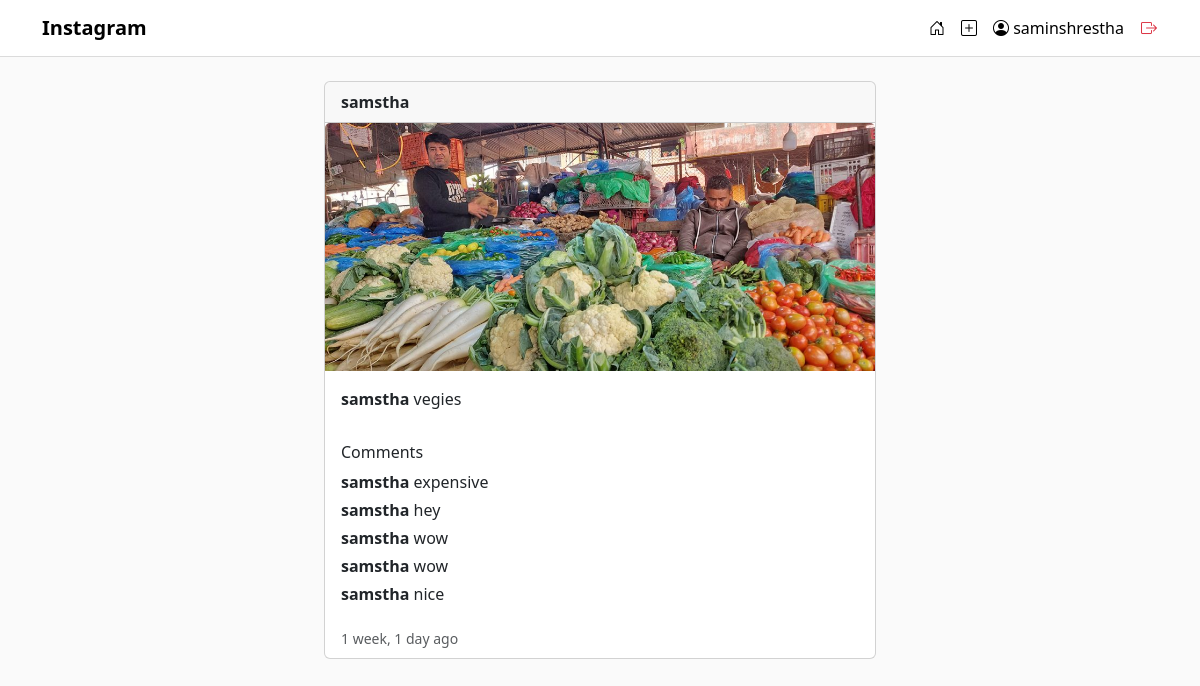
/post/6/ (signed in), run on the app's committed database.
### insta_app/models.py (models this page shows, shortened)
class Post(models.Model):
    user = models.ForeignKey(User, on_delete=models.CASCADE)
    image = models.ImageField(upload_to='posts/')
    caption = models.TextField(blank=True)
    created_at = models.DateTimeField(auto_now_add=True)
    likes = models.ManyToManyField(
        User,
        related_name='liked_posts',
        blank=True
    )
    class Meta:
        ordering = ['-created_at']

class Comment(models.Model):
    user = models.ForeignKey(User, on_delete=models.CASCADE)
    post = models.ForeignKey(Post, on_delete=models.CASCADE)
    text = models.TextField()
    created_at = models.DateTimeField(auto_now_add=True)

### insta_app/views.py (the view)
# urls.py: path('post/<int:pk>/', PostDetailView.as_view(), name='post_detail'),
class PostDetailView(DetailView):
    model = Post
    template_name = "post/post_detail.html"
    context_object_name = "post"

### templates/post/post_detail.html (shortened to what this page needs)
{% extends "base.html" %}
{% block content %}
<div class="container mt-4" style="max-width: 600px;">
    <div class="card">
        <div class="card-header d-flex justify-content-between align-items-center">
            <strong>{{ post.user.username }}</strong>
        </div>
        <img src="{{ post.image.url }}" class="card-img-top">
        <div class="p-3">
            <p>
                <strong>{{ post.user.username }}</strong>
                {{ post.caption }}
            </p>
        </div>
        <div class="px-3 pb-3">
            <h6>Comments</h6>
            {% for comment in post.comments.all %}
                <div class="mb-1">
                    <strong>{{ comment.user.username }}</strong>
                    {{ comment.text }}
                </div>
            {% empty %}
                <p class="text-muted">No comments yet.</p>
            {% endfor %}
        </div>
        <div class="px-3 pb-2">
            <small class="text-muted">
                {{ post.created_at|timesince }} ago
            </small>
        </div>
    </div>
</div>
{% endblock %}

### templates/base.html (shortened to what this page needs)
{% load static %}
<!DOCTYPE html>
<html lang="en">
<head>
    <link
        href="{% static 'css/bootstrap.min.css' %}"
        rel="stylesheet"
    >
    <link href="https://cdn.jsdelivr.net/npm/bootstrap-icons/font/bootstrap-icons.css" rel="stylesheet">
</head>
<body>
<nav class="navbar insta-navbar sticky-top">
    <div class="container d-flex justify-content-between align-items-center">
        <a class="navbar-brand fw-bold" href="{% url 'feed' %}">
            Instagram
        </a>
        <div class="d-flex align-items-center">
            <a href="{% url 'feed' %}" class="me-3">
                <i class="bi bi-house-door"></i>
            </a>
            {% if user.is_authenticated %}
                <a href="{% url 'create_post' %}" class="me-3">
                    <i class="bi bi-plus-square"></i>
                </a>
                <a href="{% url 'profile' %}" class="me-3">
                    <i class="bi bi-person-circle"></i>
                    {{ user.username }}
                </a>
                <form action="{% url 'logout' %}" method="POST" class="d-inline">
                    <button type="submit" class="btn btn-link text-danger p-0">
                        <i class="bi bi-box-arrow-right"></i>
                    </button>
                </form>
            {% endif %}
        </div>
    </div>
</nav>
<div class="container mt-4" style="max-width: 600px;">
    {% block content %}
    {% endblock %}
</div>
</body>
</html>

### templates/base.html (style rules this page uses)
body { background-color: #fafafa; }
.insta-navbar { background-color: #ffffff; border-bottom: 1px solid #dbdbdb; }
a { text-decoration: none; color: black; }

### data on the page
Post: user.username "samstha", image (picture), caption "vegies", created_at "1 week, 1 day"
Comment: user.username "samstha", text "expensive"
Comment: user.username "samstha", text "hey"
Comment: user.username "samstha", text "wow"
Comment: user.username "samstha", text "wow"
Comment: user.username "samstha", text "nice"

### other printed values
{{ user.username }} "saminshrestha"
